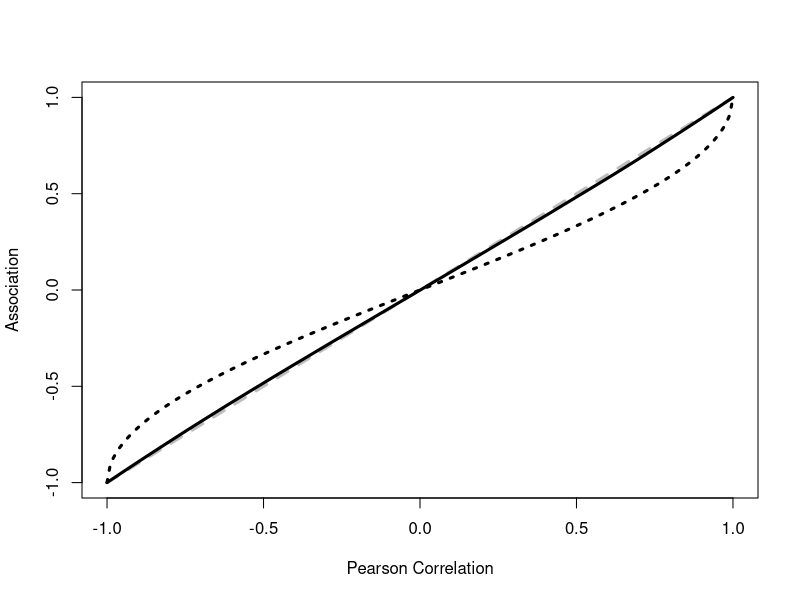

Recreate this plot in R.
# Fig 6.5
library(mvtnorm)
set.seed(10301)
sim<-function(rho,nsim=10^5){
    x<-rmvnorm(nsim,sigma=matrix(c(1,rho,rho,1),2,2))
    cor(pnorm(x[,1]),pnorm(x[,2]))
}    


RHO<- -100:100/100
rhat<-rep(NA,length(RHO))
for (i in 1:length(RHO)){
    rhat[i]<-sim(RHO[i])
}

plot(RHO,rhat,type="n",xlab="Pearson Correlation",ylab="Association")
lines(c(-1,1),c(-1,1),lwd=3,lty=2,col="gray")
s<-supsmu(RHO,rhat)
lines(RHO,s$y,lwd=3,col="black")

lines(RHO,(2/pi)*asin(RHO),lwd=3,lty=3)
#legend("bottomright",legend=c("Kendall's tau","limit E(Spearman Correlation)","Pearson Correlation (identity)"),
#     lwd=c(3,3,3),lty=c(3,1,2),col=c("black","black","gray"))

#dev.print(pdf,"../graph/chPaiNormalCorrelations.pdf")
